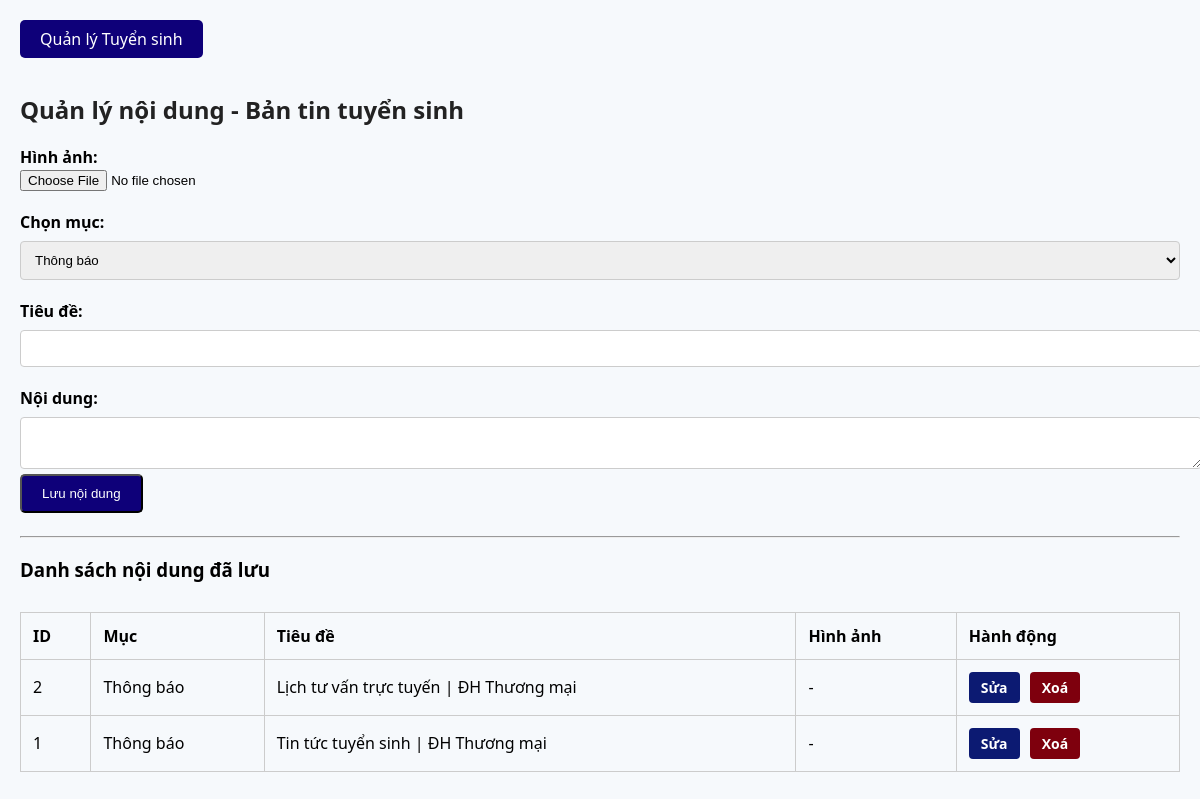
The page /tuyensinh_/backendts/bantin.php on the database its author committed.
### tables this page shows
CREATE TABLE `noidung_bantin` (
  `id` int(11) NOT NULL,
  `muc` varchar(50) DEFAULT NULL,
  `tieude` varchar(255) DEFAULT NULL,
  `noidung` text DEFAULT NULL,
  `last_update` datetime DEFAULT current_timestamp() ON UPDATE current_timestamp(),
  `hinhanh` varchar(255) DEFAULT NULL,
  `ngaydang` datetime DEFAULT current_timestamp()
);

### tuyensinh_/backendts/bantin.php (the view, shortened to what this page needs)
<?php
$conn = new mysqli("localhost", "root", "", "tuyensinhtmu");
$conn->set_charset("utf8");
$edit_data = null;
?>
<!DOCTYPE html>
<html lang="vi">
<head>
  <link rel="stylesheet" href="style.css">
</head>
<body>
<a href="indexts.php" class="button-link">Quản lý Tuyển sinh</a>
<h2>Quản lý nội dung - Bản tin tuyển sinh</h2>
<form action="" method="POST" enctype="multipart/form-data">
  <label for="hinhanh">Hình ảnh:</label>
  <input type="file" name="hinhanh" accept="image/*">
  <label for="muc">Chọn mục:</label>
  <select name="muc" id="muc" required>
    <option value="thongbao" <?= (isset($edit_data) && $edit_data['muc'] == 'thongbao') ? 'selected' : '' ?>>Thông báo</option>
  </select>
  <label for="tieude">Tiêu đề:</label>
  <input type="text" name="tieude" id="tieude" required style="width:100%;" value="<?= htmlspecialchars($edit_data['tieude'] ?? '') ?>">
  <label for="noidung">Nội dung:</label>
  <textarea name="noidung" id="noidung"><?= htmlspecialchars($edit_data['noidung'] ?? '') ?></textarea>
  <button type="submit" class="submit-button">
    <?= $edit_data ? 'Cập nhật' : 'Lưu nội dung' ?>
  </button>
</form>
<hr>
<h3>Danh sách nội dung đã lưu</h3>
<table border="1" cellpadding="10" cellspacing="0" class="table">
  <tr>
    <th>ID</th>
    <th>Mục</th>
    <th>Tiêu đề</th>
    <th>Hình ảnh</th>
    <th>Hành động</th>
  </tr>
  <?php
  $res = $conn->query("SELECT * FROM noidung_bantin ORDER BY id DESC");
  while ($r = $res->fetch_assoc()) {
    echo "<tr>
            <td>{$r['id']}</td>
            <td>{$r['muc']}</td>
            <td>{$r['tieude']}</td>
            <td>";
            if (!empty($r['hinhanh'])) {
              echo "<img src='uploads/{$r['hinhanh']}' width='80'>";
            } else {
              echo "-";
            }
    echo "</td>
            <td>
              <a href='?id={$r['id']}' class='edit'>Sửa</a>
              <a href='?delete={$r['id']}' class='delete' onclick=\"return confirm('Bạn chắc chắn muốn xoá nội dung này?')\">Xoá</a>
            </td>
          </tr>";
  }
  ?>
</table>
</body>
</html>

### tuyensinh_/backendts/style.css (style rules this page uses)
body { margin: 0; padding: 20px; font-family: "Segoe UI", Tahoma, Geneva, Verdana, sans-serif; background-color: #f6f9fc; }
h2 { font-size: 24px; color: #222; }
label { display: block; margin-top: 20px; font-weight: bold; }
select, input[type="text"], textarea { width: 100%; padding: 10px; margin-top: 8px; border-radius: 4px; border: 1px solid #ccc; }
.table { width: 100%; margin-top: 30px; border-collapse: collapse; }
.table td, .table th { padding: 12px; border: 1px solid #ccc; text-align: left; }
.button-link { display: inline-block; margin-bottom: 15px; padding: 8px 20px; background: #0e0079; color: white; text-decoration: none; border-radius: 5px; }
.submit-button { display: inline-block; margin-bottom: 15px; padding: 10px 20px; background: #0e0079; color: white; text-decoration: none; border-radius: 5px; }
a.edit { display: inline-block; padding: 6px 12px; background-color: #0c1a72; color: #fff; text-decoration: none; border-radius: 4px; font-size: 14px; font-weight: bold; margin-right: 6px; transition: background-color 0.2s ease; }
a.delete { display: inline-block; padding: 6px 12px; background-color: #7e000d; color: #fff; text-decoration: none; border-radius: 4px; font-size: 14px; font-weight: bold; transition: background-color 0.2s ease; }

### rows shown on the page
noidung_bantin: id "2", muc "Thông báo", tieude "Lịch tư vấn trực tuyến | ĐH Thương mại"
noidung_bantin: id "1", muc "Thông báo", tieude "Tin tức tuyển sinh | ĐH Thương mại"
